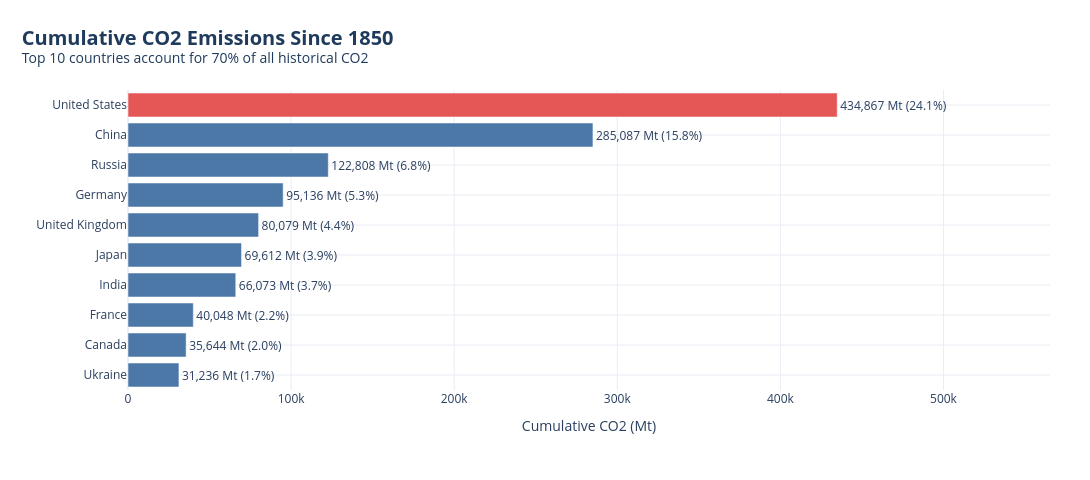

This figure's notebook cell:
### Markdown cell above
### Q2. Which countries contributed the most cumulatively since 1850?

### Code cell
cum = df.sort_values("year").groupby("country")["cumulative_co2"].last().dropna()
cum_top = cum.nlargest(10).sort_values()
world_cum = cum.sum()
cum_share = cum_top / world_cum * 100

# ---- graph ----
fig = go.Figure(go.Bar(
    y=cum_top.index, x=cum_top.values, orientation="h",
    marker_color=[RED if c == cum_top.index[-1] else BLUE for c in cum_top.index],
    text=[f"{v:,.0f} Mt ({s:.1f}%)" for v, s in zip(cum_top.values, cum_share.values)],
    textposition="outside", hovertemplate="%{y}: %{x:,.0f} Mt<extra></extra>",
))
style(fig, "Cumulative CO2 Emissions Since 1850",
      f"Top 10 countries account for {cum_share.sum():.0f}% of all historical CO2",
      xt="Cumulative CO2 (Mt)", legend=False, h=480, left=120)
fig.update_xaxes(range=[0, cum_top.max() * 1.3])
fig.show()

print("--- Cumulative CO2 since 1850 (top 10) ---")
print(pd.DataFrame({"cum Mt": cum_top.round(0), "share of total %": cum_share.round(1)})
        .sort_values("cum Mt", ascending=False))

# ---- summary ----
ct = cum_top.sort_values(ascending=False)
cs = cum_share.loc[ct.index]
names = ct.index.tolist()
today3 = latest.nlargest(3, "co2_mt")["country"].tolist()
hist_rank = cum.rank(ascending=False).astype(int)
rank_txt = ", ".join(f"{c} ranks #{hist_rank[c]} ({cum[c] / world_cum * 100:.1f}%)"
                     for c in today3 if c in hist_rank.index)
summary = (
    f"History tells a different story from today. {names[0]} leads with {ct.iloc[0]:,.0f} Mt "
    f"({cs.iloc[0]:.1f}% of all historical CO2), ahead of {names[1]} at {ct.iloc[1]:,.0f} Mt "
    f"({cs.iloc[1]:.1f}%). {names[2]} ({cs.iloc[2]:.1f}%), {names[3]} ({cs.iloc[3]:.1f}%) and {names[4]} "
    f"({cs.iloc[4]:.1f}%) follow, which shows the lasting weight of early industrializers. Among today's three "
    f"largest emitters, {rank_txt} historically. The top 10 account for {cs.sum():.1f}% of all cumulative "
    f"emissions, and {names[0]} carries roughly {ct.iloc[0] / ct.iloc[1]:.1f} times the historical emissions of {names[1]}."
)
print(summary)
save_report(TOPIC, "q2", "Which countries contributed the most cumulatively since 1850?", fig, summary)

### Figure 1 — Plotly figure (JSON) as saved in the notebook; plotly's stock layout.template omitted (floating-point values rounded to 4 significant figures)
{"data": [{"hovertemplate": "%{y}: %{x:,.0f} Mt<extra></extra>", "marker": {"color": ["#4C78A8", "#4C78A8", "#4C78A8", "#4C78A8", "#4C78A8", "#4C78A8", "#4C78A8", "#4C78A8", "#4C78A8", "#E45756"]}, "orientation": "h", "text": ["31,236 Mt (1.7%)", "35,644 Mt (2.0%)", "40,048 Mt (2.2%)", "66,073 Mt (3.7%)", "69,612 Mt (3.9%)", "80,079 Mt (4.4%)", "95,136 Mt (5.3%)", "122,808 Mt (6.8%)", "285,087 Mt (15.8%)", "434,867 Mt (24.1%)"], "textposition": "outside", "type": "bar", "x": [31240.0, 35640.0, 40050.0, 66070.0, 69610.0, 80080.0, 95140.0, 122800.0, 285100.0, 434900.0], "y": ["Ukraine", "Canada", "France", "India", "Japan", "United Kingdom", "Germany", "Russia", "China", "United States"]}], "layout": {"height": 480, "legend": {"orientation": "h", "title": {"text": ""}, "x": 0.5, "xanchor": "center", "y": -0.2}, "margin": {"b": 90, "l": 120, "r": 40, "t": 90}, "showlegend": false, "title": {"font": {"color": "#1f3b5c", "size": 20}, "text": "<b>Cumulative CO2 Emissions Since 1850</b><br><sup>Top 10 countries account for 70% of all historical CO2</sup>", "x": 0.02, "xanchor": "left"}, "width": 1090, "xaxis": {"gridcolor": "#e8ecf3", "range": [0, 565300.0], "title": {"text": "Cumulative CO2 (Mt)"}}, "yaxis": {"gridcolor": "#e8ecf3", "title": {"text": ""}}}}
